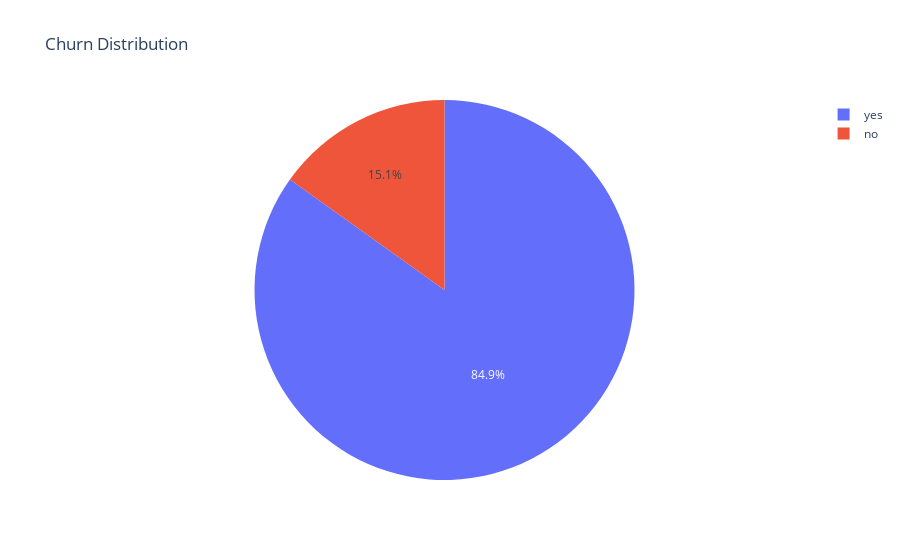

This figure's notebook cell:
### Code cell
import plotly.express as px
target_instance = train_data['Y_var'].value_counts()
fig = px.pie(target_instance, values=target_instance, names=['yes','no'], title='Churn Distribution')
fig.show()

### Figure 1 — Plotly figure (JSON) as saved in the notebook; plotly's stock layout.template omitted (floating-point values rounded to 4 significant figures)
{"data": [{"domain": {"x": [0, 1], "y": [0, 1]}, "hovertemplate": "label=%{label}<br>value=%{value}<extra></extra>", "labels": ["yes", "no"], "legendgroup": "", "name": "", "showlegend": true, "type": "pie", "values": [2829, 504]}], "layout": {"legend": {"tracegroupgap": 0}, "title": {"text": "Churn Distribution"}}}
